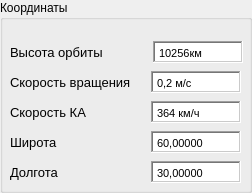
             <widget class="QGroupBox" name="groupBox_13">
              <property name="title">
               <string>Координаты</string>
              </property>
              <widget class="QLabel" name="label_17">
               <property name="geometry">
                <rect>
                 <x>10</x>
                 <y>120</y>
                 <width>141</width>
                 <height>16</height>
                </rect>
               </property>
               <property name="text">
                <string/>
               </property>
              </widget>
              <widget class="QWidget" name="layoutWidget_4">
               <property name="geometry">
                <rect>
                 <x>10</x>
                 <y>40</y>
                 <width>233</width>
                 <height>24</height>
                </rect>
               </property>
               <layout class="QHBoxLayout" name="horizontalLayout_23">
                <item>
                 <widget class="QLabel" name="label_49">
                  <property name="minimumSize">
                   <size>
                    <width>120</width>
                    <height>0</height>
                   </size>
                  </property>
                  <property name="font">
                   <font>
                    <pointsize>10</pointsize>
                   </font>
                  </property>
                  <property name="text">
                   <string>Высота орбиты</string>
                  </property>
                 </widget>
                </item>
                <item>
                 <widget class="QTextEdit" name="textEdit_18">
                  <property name="sizePolicy">
                   <sizepolicy hsizetype="Preferred" vsizetype="Expanding">
                    <horstretch>0</horstretch>
                    <verstretch>0</verstretch>
                   </sizepolicy>
                  </property>
                  <property name="minimumSize">
                   <size>
                    <width>85</width>
                    <height>0</height>
                   </size>
                  </property>
                  <property name="maximumSize">
                   <size>
                    <width>90</width>
                    <height>22</height>
                   </size>
                  </property>
                  <property name="font">
                   <font>
                    <pointsize>11</pointsize>
                   </font>
                  </property>
                  <property name="frameShape">
                   <enum>QFrame::WinPanel</enum>
                  </property>
                  <property name="frameShadow">
                   <enum>QFrame::Sunken</enum>
                  </property>
                  <property name="verticalScrollBarPolicy">
                   <enum>Qt::ScrollBarAlwaysOff</enum>
                  </property>
                  <property name="horizontalScrollBarPolicy">
                   <enum>Qt::ScrollBarAlwaysOff</enum>
                  </property>
                  <property name="html">
                   <string>&lt;!DOCTYPE HTML PUBLIC &quot;-//W3C//DTD HTML 4.0//EN&quot; &quot;http://www.w3.org/TR/REC-html40/strict.dtd&quot;&gt;
&lt;html&gt;&lt;head&gt;&lt;meta name=&quot;qrichtext&quot; content=&quot;1&quot; /&gt;&lt;meta charset=&quot;utf-8&quot; /&gt;&lt;style type=&quot;text/css&quot;&gt;
p, li { white-space: pre-wrap; }
hr { height: 1px; border-width: 0; }
li.unchecked::marker { content: &quot;\2610&quot;; }
li.checked::marker { content: &quot;\2612&quot;; }
&lt;/style&gt;&lt;/head&gt;&lt;body style=&quot; font-family:'Segoe UI'; font-size:11pt; font-weight:400; font-style:normal;&quot;&gt;
&lt;p style=&quot; margin-top:0px; margin-bottom:0px; margin-left:0px; margin-right:0px; -qt-block-indent:0; text-indent:0px;&quot;&gt;&lt;span style=&quot; font-family:'MS Shell Dlg 2'; font-size:8.25pt; color:#000000;&quot;&gt;10256км&lt;/span&gt;&lt;/p&gt;&lt;/body&gt;&lt;/html&gt;</string>
                  </property>
                 </widget>
                </item>
               </layout>
              </widget>
              <widget class="QWidget" name="layoutWidget_5">
               <property name="geometry">
                <rect>
                 <x>10</x>
                 <y>70</y>
                 <width>231</width>
                 <height>24</height>
                </rect>
               </property>
               <layout class="QHBoxLayout" name="horizontalLayout_24">
                <item>
                 <widget class="QLabel" name="label_50">
                  <property name="minimumSize">
                   <size>
                    <width>120</width>
                    <height>0</height>
                   </size>
                  </property>
                  <property name="font">
                   <font>
                    <pointsize>10</pointsize>
                   </font>
                  </property>
                  <property name="text">
                   <string>Скорость вращения</string>
                  </property>
                 </widget>
                </item>
                <item>
                 <widget class="QTextEdit" name="textEdit_19">
                  <property name="sizePolicy">
                   <sizepolicy hsizetype="Preferred" vsizetype="Expanding">
                    <horstretch>0</horstretch>
                    <verstretch>0</verstretch>
                   </sizepolicy>
                  </property>
                  <property name="minimumSize">
                   <size>
                    <width>85</width>
                    <height>0</height>
                   </size>
                  </property>
                  <property name="maximumSize">
                   <size>
                    <width>90</width>
                    <height>22</height>
                   </size>
                  </property>
                  <property name="font">
                   <font>
                    <pointsize>11</pointsize>
                   </font>
                  </property>
                  <property name="frameShape">
                   <enum>QFrame::WinPanel</enum>
                  </property>
                  <property name="frameShadow">
                   <enum>QFrame::Sunken</enum>
                  </property>
                  <property name="verticalScrollBarPolicy">
                   <enum>Qt::ScrollBarAlwaysOff</enum>
                  </property>
                  <property name="horizontalScrollBarPolicy">
                   <enum>Qt::ScrollBarAlwaysOff</enum>
                  </property>
                  <property name="html">
                   <string>&lt;!DOCTYPE HTML PUBLIC &quot;-//W3C//DTD HTML 4.0//EN&quot; &quot;http://www.w3.org/TR/REC-html40/strict.dtd&quot;&gt;
&lt;html&gt;&lt;head&gt;&lt;meta name=&quot;qrichtext&quot; content=&quot;1&quot; /&gt;&lt;meta charset=&quot;utf-8&quot; /&gt;&lt;style type=&quot;text/css&quot;&gt;
p, li { white-space: pre-wrap; }
hr { height: 1px; border-width: 0; }
li.unchecked::marker { content: &quot;\2610&quot;; }
li.checked::marker { content: &quot;\2612&quot;; }
&lt;/style&gt;&lt;/head&gt;&lt;body style=&quot; font-family:'Segoe UI'; font-size:11pt; font-weight:400; font-style:normal;&quot;&gt;
&lt;p style=&quot; margin-top:0px; margin-bottom:0px; margin-left:0px; margin-right:0px; -qt-block-indent:0; text-indent:0px;&quot;&gt;&lt;span style=&quot; font-family:'MS Shell Dlg 2'; font-size:8.25pt; color:#000000;&quot;&gt;0,2 м/с&lt;/span&gt;&lt;/p&gt;&lt;/body&gt;&lt;/html&gt;</string>
                  </property>
                 </widget>
                </item>
               </layout>
              </widget>
              <widget class="QWidget" name="layoutWidget_6">
               <property name="geometry">
                <rect>
                 <x>10</x>
                 <y>100</y>
                 <width>231</width>
                 <height>24</height>
                </rect>
               </property>
               <layout class="QHBoxLayout" name="horizontalLayout_25">
                <item>
                 <widget class="QLabel" name="label_51">
                  <property name="minimumSize">
                   <size>
                    <width>120</width>
                    <height>0</height>
                   </size>
                  </property>
                  <property name="font">
                   <font>
                    <pointsize>10</pointsize>
                   </font>
                  </property>
                  <property name="text">
                   <string>Скорость КА</string>
                  </property>
                 </widget>
                </item>
                <item>
                 <widget class="QTextEdit" name="textEdit_20">
                  <property name="sizePolicy">
                   <sizepolicy hsizetype="Preferred" vsizetype="Expanding">
                    <horstretch>0</horstretch>
                    <verstretch>0</verstretch>
                   </sizepolicy>
                  </property>
                  <property name="minimumSize">
                   <size>
                    <width>85</width>
                    <height>0</height>
                   </size>
                  </property>
                  <property name="maximumSize">
                   <size>
                    <width>90</width>
                    <height>22</height>
                   </size>
                  </property>
                  <property name="font">
                   <font>
                    <pointsize>11</pointsize>
                   </font>
                  </property>
                  <property name="frameShape">
                   <enum>QFrame::WinPanel</enum>
                  </property>
                  <property name="frameShadow">
                   <enum>QFrame::Sunken</enum>
                  </property>
                  <property name="verticalScrollBarPolicy">
                   <enum>Qt::ScrollBarAlwaysOff</enum>
                  </property>
                  <property name="horizontalScrollBarPolicy">
                   <enum>Qt::ScrollBarAlwaysOff</enum>
                  </property>
                  <property name="html">
                   <string>&lt;!DOCTYPE HTML PUBLIC &quot;-//W3C//DTD HTML 4.0//EN&quot; &quot;http://www.w3.org/TR/REC-html40/strict.dtd&quot;&gt;
&lt;html&gt;&lt;head&gt;&lt;meta name=&quot;qrichtext&quot; content=&quot;1&quot; /&gt;&lt;meta charset=&quot;utf-8&quot; /&gt;&lt;style type=&quot;text/css&quot;&gt;
p, li { white-space: pre-wrap; }
hr { height: 1px; border-width: 0; }
li.unchecked::marker { content: &quot;\2610&quot;; }
li.checked::marker { content: &quot;\2612&quot;; }
&lt;/style&gt;&lt;/head&gt;&lt;body style=&quot; font-family:'Segoe UI'; font-size:11pt; font-weight:400; font-style:normal;&quot;&gt;
&lt;p style=&quot; margin-top:0px; margin-bottom:0px; margin-left:0px; margin-right:0px; -qt-block-indent:0; text-indent:0px;&quot;&gt;&lt;span style=&quot; font-family:'MS Shell Dlg 2'; font-size:8.25pt; color:#000000;&quot;&gt;364 км/ч&lt;/span&gt;&lt;/p&gt;&lt;/body&gt;&lt;/html&gt;</string>
                  </property>
                 </widget>
                </item>
               </layout>
              </widget>
              <widget class="QWidget" name="layoutWidget_7">
               <property name="geometry">
                <rect>
                 <x>10</x>
                 <y>130</y>
                 <width>231</width>
                 <height>24</height>
                </rect>
               </property>
               <layout class="QHBoxLayout" name="horizontalLayout_26">
                <item>
                 <widget class="QLabel" name="label_52">
                  <property name="minimumSize">
                   <size>
                    <width>120</width>
                    <height>0</height>
                   </size>
                  </property>
                  <property name="font">
                   <font>
                    <pointsize>10</pointsize>
                   </font>
                  </property>
                  <property name="text">
                   <string>Широта</string>
                  </property>
                 </widget>
                </item>
                <item>
                 <widget class="QTextEdit" name="textEdit_21">
                  <property name="sizePolicy">
                   <sizepolicy hsizetype="Preferred" vsizetype="Expanding">
                    <horstretch>0</horstretch>
                    <verstretch>0</verstretch>
                   </sizepolicy>
                  </property>
                  <property name="minimumSize">
                   <size>
                    <width>85</width>
                    <height>0</height>
                   </size>
                  </property>
                  <property name="maximumSize">
                   <size>
                    <width>90</width>
                    <height>22</height>
                   </size>
                  </property>
                  <property name="font">
                   <font>
                    <pointsize>11</pointsize>
                   </font>
                  </property>
                  <property name="frameShape">
                   <enum>QFrame::WinPanel</enum>
                  </property>
                  <property name="frameShadow">
                   <enum>QFrame::Sunken</enum>
                  </property>
                  <property name="verticalScrollBarPolicy">
                   <enum>Qt::ScrollBarAlwaysOff</enum>
                  </property>
                  <property name="horizontalScrollBarPolicy">
                   <enum>Qt::ScrollBarAlwaysOff</enum>
                  </property>
                  <property name="html">
                   <string>&lt;!DOCTYPE HTML PUBLIC &quot;-//W3C//DTD HTML 4.0//EN&quot; &quot;http://www.w3.org/TR/REC-html40/strict.dtd&quot;&gt;
&lt;html&gt;&lt;head&gt;&lt;meta name=&quot;qrichtext&quot; content=&quot;1&quot; /&gt;&lt;meta charset=&quot;utf-8&quot; /&gt;&lt;style type=&quot;text/css&quot;&gt;
p, li { white-space: pre-wrap; }
hr { height: 1px; border-width: 0; }
li.unchecked::marker { content: &quot;\2610&quot;; }
li.checked::marker { content: &quot;\2612&quot;; }
&lt;/style&gt;&lt;/head&gt;&lt;body style=&quot; font-family:'Segoe UI'; font-size:11pt; font-weight:400; font-style:normal;&quot;&gt;
&lt;p style=&quot; margin-top:0px; margin-bottom:0px; margin-left:0px; margin-right:0px; -qt-block-indent:0; text-indent:0px;&quot;&gt;&lt;span style=&quot; font-family:'MS Shell Dlg 2'; font-size:8.25pt; color:#000000;&quot;&gt;60,00000&lt;/span&gt;&lt;/p&gt;&lt;/body&gt;&lt;/html&gt;</string>
                  </property>
                 </widget>
                </item>
               </layout>
              </widget>
              <widget class="QWidget" name="layoutWidget_8">
               <property name="geometry">
                <rect>
                 <x>10</x>
                 <y>160</y>
                 <width>231</width>
                 <height>24</height>
                </rect>
               </property>
               <layout class="QHBoxLayout" name="horizontalLayout_27">
                <item>
                 <widget class="QLabel" name="label_53">
                  <property name="minimumSize">
                   <size>
                    <width>120</width>
                    <height>0</height>
                   </size>
                  </property>
                  <property name="font">
                   <font>
                    <pointsize>10</pointsize>
                   </font>
                  </property>
                  <property name="text">
                   <string>Долгота</string>
                  </property>
                 </widget>
                </item>
                <item>
                 <widget class="QTextEdit" name="textEdit_22">
                  <property name="sizePolicy">
                   <sizepolicy hsizetype="Preferred" vsizetype="Expanding">
                    <horstretch>0</horstretch>
                    <verstretch>0</verstretch>
                   </sizepolicy>
                  </property>
                  <property name="minimumSize">
                   <size>
                    <width>85</width>
                    <height>0</height>
                   </size>
                  </property>
                  <property name="maximumSize">
                   <size>
                    <width>90</width>
                    <height>22</height>
                   </size>
                  </property>
                  <property name="font">
                   <font>
                    <pointsize>11</pointsize>
                   </font>
                  </property>
                  <property name="frameShape">
                   <enum>QFrame::WinPanel</enum>
                  </property>
                  <property name="frameShadow">
                   <enum>QFrame::Sunken</enum>
                  </property>
                  <property name="verticalScrollBarPolicy">
                   <enum>Qt::ScrollBarAlwaysOff</enum>
                  </property>
                  <property name="horizontalScrollBarPolicy">
                   <enum>Qt::ScrollBarAlwaysOff</enum>
                  </property>
                  <property name="html">
                   <string>&lt;!DOCTYPE HTML PUBLIC &quot;-//W3C//DTD HTML 4.0//EN&quot; &quot;http://www.w3.org/TR/REC-html40/strict.dtd&quot;&gt;
&lt;html&gt;&lt;head&gt;&lt;meta name=&quot;qrichtext&quot; content=&quot;1&quot; /&gt;&lt;meta charset=&quot;utf-8&quot; /&gt;&lt;style type=&quot;text/css&quot;&gt;
p, li { white-space: pre-wrap; }
hr { height: 1px; border-width: 0; }
li.unchecked::marker { content: &quot;\2610&quot;; }
li.checked::marker { content: &quot;\2612&quot;; }
&lt;/style&gt;&lt;/head&gt;&lt;body style=&quot; font-family:'Segoe UI'; font-size:11pt; font-weight:400; font-style:normal;&quot;&gt;
&lt;p style=&quot; margin-top:0px; margin-bottom:0px; margin-left:0px; margin-right:0px; -qt-block-indent:0; text-indent:0px;&quot;&gt;&lt;span style=&quot; font-family:'MS Shell Dlg 2'; font-size:8.25pt; color:#000000;&quot;&gt;30,00000&lt;/span&gt;&lt;/p&gt;&lt;/body&gt;&lt;/html&gt;</string>
                  </property>
                 </widget>
                </item>
               </layout>
              </widget>
             </widget>
